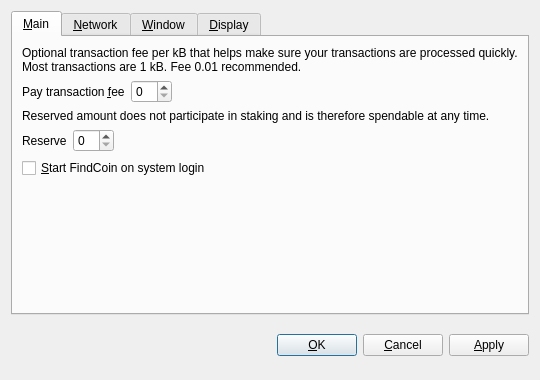
<?xml version="1.0" encoding="UTF-8"?>
<ui version="4.0">
 <class>OptionsDialog</class>
 <widget class="QDialog" name="OptionsDialog">
  <property name="geometry">
   <rect>
    <x>0</x>
    <y>0</y>
    <width>540</width>
    <height>380</height>
   </rect>
  </property>
  <property name="windowTitle">
   <string>Options</string>
  </property>
  <property name="modal">
   <bool>true</bool>
  </property>
  <layout class="QVBoxLayout" name="verticalLayout">
   <item>
    <widget class="QTabWidget" name="tabWidget">
     <property name="tabPosition">
      <enum>QTabWidget::North</enum>
     </property>
     <property name="currentIndex">
      <number>0</number>
     </property>
     <widget class="QWidget" name="tabMain">
      <attribute name="title">
       <string>&amp;Main</string>
      </attribute>
      <layout class="QVBoxLayout" name="verticalLayout_Main">
       <item>
        <widget class="QLabel" name="transactionFeeInfoLabel">
         <property name="text">
          <string>Optional transaction fee per kB that helps make sure your transactions are processed quickly. Most transactions are 1 kB. Fee 0.01 recommended.</string>
         </property>
         <property name="textFormat">
          <enum>Qt::PlainText</enum>
         </property>
         <property name="wordWrap">
          <bool>true</bool>
         </property>
        </widget>
       </item>
       <item>
        <layout class="QHBoxLayout" name="horizontalLayoutFee">
         <item>
          <widget class="QLabel" name="transactionFeeLabel">
           <property name="text">
            <string>Pay transaction &amp;fee</string>
           </property>
           <property name="textFormat">
            <enum>Qt::PlainText</enum>
           </property>
           <property name="buddy">
            <cstring>transactionFee</cstring>
           </property>
          </widget>
         </item>
         <item>
          <widget class="BitcoinAmountField" name="transactionFee"/>
         </item>
         <item>
          <spacer name="horizontalSpacerFee">
           <property name="orientation">
            <enum>Qt::Horizontal</enum>
           </property>
           <property name="sizeHint" stdset="0">
            <size>
             <width>40</width>
             <height>20</height>
            </size>
           </property>
          </spacer>
         </item>
        </layout>
       </item>
       <item>
        <widget class="QLabel" name="reserveBalanceInfoLabel">
         <property name="text">
          <string>Reserved amount does not participate in staking and is therefore spendable at any time.</string>
         </property>
         <property name="textFormat">
          <enum>Qt::PlainText</enum>
         </property>
         <property name="wordWrap">
          <bool>true</bool>
         </property>
        </widget>
       </item>
       <item>
        <layout class="QHBoxLayout" name="horizontalLayoutReserveBalance">
         <item>
          <widget class="QLabel" name="reserveBalanceLabel">
           <property name="text">
            <string>Reserve</string>
           </property>
           <property name="textFormat">
            <enum>Qt::PlainText</enum>
           </property>
           <property name="buddy">
            <cstring>reserveBalance</cstring>
           </property>
          </widget>
         </item>
         <item>
          <widget class="BitcoinAmountField" name="reserveBalance"/>
         </item>
         <item>
          <spacer name="horizontalSpacerReserveBalance">
           <property name="orientation">
            <enum>Qt::Horizontal</enum>
           </property>
           <property name="sizeHint" stdset="0">
            <size>
             <width>40</width>
             <height>20</height>
            </size>
           </property>
          </spacer>
         </item>
        </layout>
       </item>
       <item>
        <widget class="QCheckBox" name="bitcoinAtStartup">
         <property name="toolTip">
          <string>Automatically start FindCoin after logging in to the system.</string>
         </property>
         <property name="text">
          <string>&amp;Start FindCoin on system login</string>
         </property>
        </widget>
       </item>
       <item>
        <spacer name="verticalSpacer_Main">
         <property name="orientation">
          <enum>Qt::Vertical</enum>
         </property>
         <property name="sizeHint" stdset="0">
          <size>
           <width>20</width>
           <height>40</height>
          </size>
         </property>
        </spacer>
       </item>
      </layout>
     </widget>
     <widget class="QWidget" name="tabNetwork">
      <attribute name="title">
       <string>&amp;Network</string>
      </attribute>
      <layout class="QVBoxLayout" name="verticalLayout_Network">
       <item>
        <widget class="QCheckBox" name="mapPortUpnp">
         <property name="toolTip">
          <string>Automatically open the FindCoin client port on the router. This only works when your router supports UPnP and it is enabled.</string>
         </property>
         <property name="text">
          <string>Map port using &amp;UPnP</string>
         </property>
        </widget>
       </item>
       <item>
        <widget class="QCheckBox" name="connectSocks">
         <property name="toolTip">
          <string>Connect to the FindCoin network through a SOCKS proxy (e.g. when connecting through Tor).</string>
         </property>
         <property name="text">
          <string>&amp;Connect through SOCKS proxy:</string>
         </property>
        </widget>
       </item>
       <item>
        <layout class="QHBoxLayout" name="horizontalLayout_Network">
         <item>
          <widget class="QLabel" name="proxyIpLabel">
           <property name="text">
            <string>Proxy &amp;IP:</string>
           </property>
           <property name="textFormat">
            <enum>Qt::PlainText</enum>
           </property>
           <property name="buddy">
            <cstring>proxyIp</cstring>
           </property>
          </widget>
         </item>
         <item>
          <widget class="QValidatedLineEdit" name="proxyIp">
           <property name="maximumSize">
            <size>
             <width>140</width>
             <height>16777215</height>
            </size>
           </property>
           <property name="toolTip">
            <string>IP address of the proxy (e.g. 127.0.0.1)</string>
           </property>
          </widget>
         </item>
         <item>
          <widget class="QLabel" name="proxyPortLabel">
           <property name="text">
            <string>&amp;Port:</string>
           </property>
           <property name="textFormat">
            <enum>Qt::PlainText</enum>
           </property>
           <property name="buddy">
            <cstring>proxyPort</cstring>
           </property>
          </widget>
         </item>
         <item>
          <widget class="QLineEdit" name="proxyPort">
           <property name="maximumSize">
            <size>
             <width>55</width>
             <height>16777215</height>
            </size>
           </property>
           <property name="toolTip">
            <string>Port of the proxy (e.g. 9050)</string>
           </property>
          </widget>
         </item>
         <item>
          <widget class="QLabel" name="socksVersionLabel">
           <property name="text">
            <string>SOCKS &amp;Version:</string>
           </property>
           <property name="textFormat">
            <enum>Qt::PlainText</enum>
           </property>
           <property name="buddy">
            <cstring>socksVersion</cstring>
           </property>
          </widget>
         </item>
         <item>
          <widget class="QValueComboBox" name="socksVersion">
           <property name="toolTip">
            <string>SOCKS version of the proxy (e.g. 5)</string>
           </property>
          </widget>
         </item>
         <item>
          <spacer name="horizontalSpacer_Network">
           <property name="orientation">
            <enum>Qt::Horizontal</enum>
           </property>
           <property name="sizeHint" stdset="0">
            <size>
             <width>40</width>
             <height>20</height>
            </size>
           </property>
          </spacer>
         </item>
        </layout>
       </item>
       <item>
        <spacer name="verticalSpacer_Network">
         <property name="orientation">
          <enum>Qt::Vertical</enum>
         </property>
         <property name="sizeHint" stdset="0">
          <size>
           <width>20</width>
           <height>40</height>
          </size>
         </property>
        </spacer>
       </item>
      </layout>
     </widget>
     <widget class="QWidget" name="tabWindow">
      <attribute name="title">
       <string>&amp;Window</string>
      </attribute>
      <layout class="QVBoxLayout" name="verticalLayout_Window">
       <item>
        <widget class="QCheckBox" name="minimizeToTray">
         <property name="toolTip">
          <string>Show only a tray icon after minimizing the window.</string>
         </property>
         <property name="text">
          <string>&amp;Minimize to the tray instead of the taskbar</string>
         </property>
        </widget>
       </item>
       <item>
        <widget class="QCheckBox" name="minimizeOnClose">
         <property name="toolTip">
          <string>Minimize instead of exit the application when the window is closed. When this option is enabled, the application will be closed only after selecting Quit in the menu.</string>
         </property>
         <property name="text">
          <string>M&amp;inimize on close</string>
         </property>
        </widget>
       </item>
       <item>
        <spacer name="verticalSpacer_Window">
         <property name="orientation">
          <enum>Qt::Vertical</enum>
         </property>
         <property name="sizeHint" stdset="0">
          <size>
           <width>20</width>
           <height>40</height>
          </size>
         </property>
        </spacer>
       </item>
      </layout>
     </widget>
     <widget class="QWidget" name="tabDisplay">
      <attribute name="title">
       <string>&amp;Display</string>
      </attribute>
      <layout class="QVBoxLayout" name="verticalLayout_Display">
       <item>
        <layout class="QHBoxLayout" name="horizontalLayout_1_Display">
         <item>
          <widget class="QLabel" name="langLabel">
           <property name="text">
            <string>User Interface &amp;language:</string>
           </property>
           <property name="textFormat">
            <enum>Qt::PlainText</enum>
           </property>
           <property name="buddy">
            <cstring>lang</cstring>
           </property>
          </widget>
         </item>
         <item>
          <widget class="QValueComboBox" name="lang">
           <property name="toolTip">
            <string>The user interface language can be set here. This setting will take effect after restarting FindCoin.</string>
           </property>
          </widget>
         </item>
        </layout>
       </item>
       <item>
        <layout class="QHBoxLayout" name="horizontalLayout_2_Display">
         <item>
          <widget class="QLabel" name="unitLabel">
           <property name="text">
            <string>&amp;Unit to show amounts in:</string>
           </property>
           <property name="textFormat">
            <enum>Qt::PlainText</enum>
           </property>
           <property name="buddy">
            <cstring>unit</cstring>
           </property>
          </widget>
         </item>
         <item>
          <widget class="QValueComboBox" name="unit">
           <property name="toolTip">
            <string>Choose the default subdivision unit to show in the interface and when sending coins.</string>
           </property>
          </widget>
         </item>
        </layout>
       </item>
       <item>
        <widget class="QCheckBox" name="coinControlFeatures">
         <property name="toolTip">
          <string>Whether to show coin control features or not.</string>
         </property>
         <property name="text">
          <string>Display coin &amp;control features (experts only!)</string>
         </property>
        </widget>
       </item>
       <item>
        <widget class="QCheckBox" name="minimizeCoinAge">
         <property name="toolTip">
          <string>Whether to select the coin outputs randomly or with minimal coin age.</string>
         </property>
         <property name="text">
          <string>Minimize weight consumption (experimental)</string>
         </property>
        </widget>
       </item>
       <item>
        <widget class="QCheckBox" name="useBlackTheme">
         <property name="text">
          <string>Use black visual theme (requires restart)</string>
         </property>
        </widget>
       </item>
       <item>
        <spacer name="verticalSpacer_Display">
         <property name="orientation">
          <enum>Qt::Vertical</enum>
         </property>
         <property name="sizeHint" stdset="0">
          <size>
           <width>20</width>
           <height>40</height>
          </size>
         </property>
        </spacer>
       </item>
      </layout>
     </widget>
    </widget>
   </item>
   <item>
    <layout class="QHBoxLayout" name="horizontalLayout_Buttons">
     <item>
      <spacer name="horizontalSpacer_1">
       <property name="orientation">
        <enum>Qt::Horizontal</enum>
       </property>
       <property name="sizeHint" stdset="0">
        <size>
         <width>40</width>
         <height>48</height>
        </size>
       </property>
      </spacer>
     </item>
     <item>
      <widget class="QLabel" name="statusLabel">
       <property name="font">
        <font>
         <weight>75</weight>
         <bold>true</bold>
        </font>
       </property>
       <property name="text">
        <string/>
       </property>
       <property name="textFormat">
        <enum>Qt::PlainText</enum>
       </property>
       <property name="wordWrap">
        <bool>true</bool>
       </property>
      </widget>
     </item>
     <item>
      <spacer name="horizontalSpacer_2">
       <property name="orientation">
        <enum>Qt::Horizontal</enum>
       </property>
       <property name="sizeHint" stdset="0">
        <size>
         <width>40</width>
         <height>48</height>
        </size>
       </property>
      </spacer>
     </item>
     <item>
      <widget class="QPushButton" name="okButton">
       <property name="text">
        <string>&amp;OK</string>
       </property>
      </widget>
     </item>
     <item>
      <widget class="QPushButton" name="cancelButton">
       <property name="text">
        <string>&amp;Cancel</string>
       </property>
       <property name="autoDefault">
        <bool>false</bool>
       </property>
      </widget>
     </item>
     <item>
      <widget class="QPushButton" name="applyButton">
       <property name="text">
        <string>&amp;Apply</string>
       </property>
       <property name="autoDefault">
        <bool>false</bool>
       </property>
      </widget>
     </item>
    </layout>
   </item>
  </layout>
 </widget>
 <customwidgets>
  <customwidget>
   <class>BitcoinAmountField</class>
   <extends>QSpinBox</extends>
   <header>bitcoinamountfield.h</header>
  </customwidget>
  <customwidget>
   <class>QValueComboBox</class>
   <extends>QComboBox</extends>
   <header>qvaluecombobox.h</header>
  </customwidget>
  <customwidget>
   <class>QValidatedLineEdit</class>
   <extends>QLineEdit</extends>
   <header>qvalidatedlineedit.h</header>
  </customwidget>
 </customwidgets>
 <resources/>
 <connections/>
</ui>
